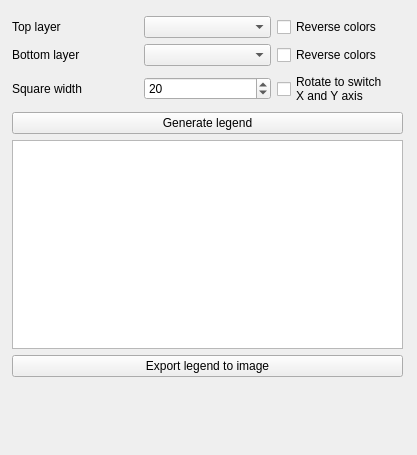
<?xml version="1.0" encoding="UTF-8"?>
<ui version="4.0">
 <class>Dockwidget</class>
 <widget class="QDockWidget" name="Dockwidget">
  <property name="geometry">
   <rect>
    <x>0</x>
    <y>0</y>
    <width>417</width>
    <height>455</height>
   </rect>
  </property>
  <property name="windowTitle">
   <string>Bivariate legend</string>
  </property>
  <widget class="QWidget" name="dockWidgetContents">
   <widget class="QWidget" name="">
    <property name="geometry">
     <rect>
      <x>12</x>
      <y>16</y>
      <width>391</width>
      <height>361</height>
     </rect>
    </property>
    <layout class="QVBoxLayout" name="verticalLayout_4">
     <property name="sizeConstraint">
      <enum>QLayout::SetNoConstraint</enum>
     </property>
     <item>
      <layout class="QGridLayout" name="gridLayout">
       <item row="0" column="0">
        <widget class="QLabel" name="label_layer_1">
         <property name="text">
          <string>Top layer</string>
         </property>
        </widget>
       </item>
       <item row="0" column="1">
        <widget class="QgsMapLayerComboBox" name="map_layer_combobox_1"/>
       </item>
       <item row="0" column="2">
        <widget class="QCheckBox" name="checkbox_layer_1">
         <property name="text">
          <string>Reverse colors</string>
         </property>
        </widget>
       </item>
       <item row="1" column="0">
        <widget class="QLabel" name="label_layer_2">
         <property name="text">
          <string>Bottom layer</string>
         </property>
        </widget>
       </item>
       <item row="1" column="1">
        <widget class="QgsMapLayerComboBox" name="map_layer_combobox_2"/>
       </item>
       <item row="1" column="2">
        <widget class="QCheckBox" name="checkbox_layer_2">
         <property name="text">
          <string>Reverse colors</string>
         </property>
        </widget>
       </item>
       <item row="2" column="0">
        <widget class="QLabel" name="label">
         <property name="text">
          <string>Square width</string>
         </property>
        </widget>
       </item>
       <item row="2" column="1">
        <widget class="QSpinBox" name="square_width_cell">
         <property name="maximum">
          <number>2000</number>
         </property>
         <property name="value">
          <number>20</number>
         </property>
        </widget>
       </item>
       <item row="2" column="2">
        <widget class="QCheckBox" name="invert_axis">
         <property name="text">
          <string>Rotate to switch
X and Y axis</string>
         </property>
        </widget>
       </item>
      </layout>
     </item>
     <item>
      <widget class="QPushButton" name="generate_legend">
       <property name="text">
        <string>Generate legend</string>
       </property>
      </widget>
     </item>
     <item>
      <widget class="QGraphicsView" name="graphic_preview">
       <property name="backgroundBrush">
        <brush brushstyle="NoBrush">
         <color alpha="255">
          <red>0</red>
          <green>0</green>
          <blue>0</blue>
         </color>
        </brush>
       </property>
       <property name="resizeAnchor">
        <enum>QGraphicsView::AnchorViewCenter</enum>
       </property>
      </widget>
     </item>
     <item>
      <widget class="QPushButton" name="export_legend">
       <property name="text">
        <string>Export legend to image</string>
       </property>
      </widget>
     </item>
    </layout>
   </widget>
   <zorder>map_layer_combobox_2</zorder>
   <zorder>map_layer_combobox_1</zorder>
   <zorder>label_layer_1</zorder>
   <zorder>label_layer_2</zorder>
   <zorder>graphic_preview</zorder>
   <zorder>generate_legend</zorder>
   <zorder>graphic_preview</zorder>
   <zorder>square_width_cell</zorder>
   <zorder>label</zorder>
   <zorder>checkbox_layer_1</zorder>
   <zorder>checkbox_layer_2</zorder>
   <zorder>export_legend</zorder>
  </widget>
 </widget>
 <customwidgets>
  <customwidget>
   <class>QgsMapLayerComboBox</class>
   <extends>QComboBox</extends>
   <header>qgis.gui</header>
  </customwidget>
 </customwidgets>
 <resources/>
 <connections/>
</ui>
